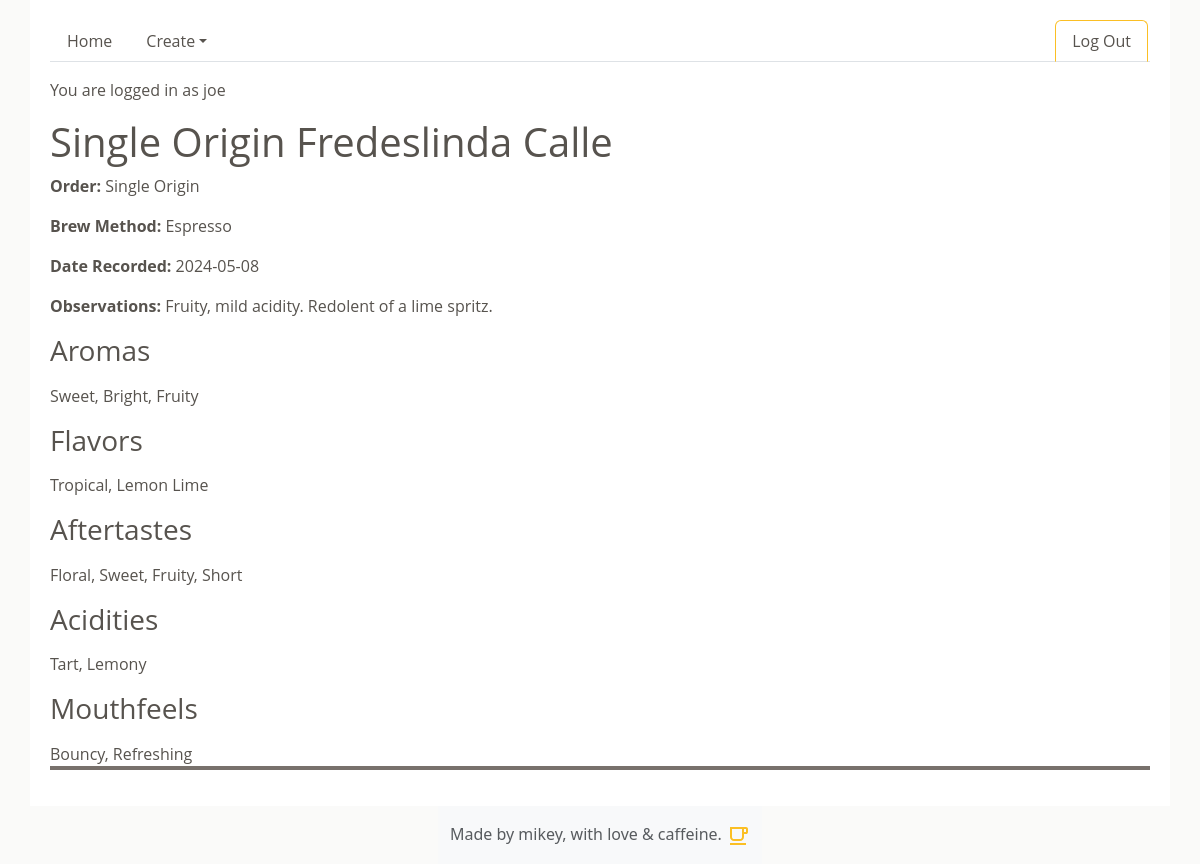
The page /note/3 (signed in) on the database its author committed.
### ch_100_app/models.py (models this page shows, shortened)
class User(UserMixin, db.Model):
    id = db.Column(db.Integer, primary_key=True)
    username = db.Column(db.String(80), nullable=False, unique=True)
    password = db.Column(db.String(80), nullable=False)

class Note(db.Model):
    id = db.Column(db.Integer, primary_key=True)
    bean_id = db.Column(db.Integer, db.ForeignKey("bean.id"), nullable=False)
    created_by_id = db.Column(db.Integer, db.ForeignKey("user.id"), nullable=False)
    order = db.Column(db.Enum(OrderCategory), default=OrderCategory.SINGLE_ORIGIN)
    brew_method = db.Column(db.Enum(BrewMethod), default=BrewMethod.DRIP)
    date_recorded = db.Column(db.Date, default=datetime.utcnow)
    observations = db.Column(db.Text, nullable=False)
    bean = db.relationship("Bean", back_populates="notes")
    created_by = db.relationship("User")
    aromas = db.relationship(
        "Aroma", secondary=note_aroma, backref=db.backref("notes", lazy="dynamic")
    )
    flavors = db.relationship(
        "Flavor", secondary=note_flavor, backref=db.backref("notes", lazy="dynamic")
    )
    aftertastes = db.relationship(
        "Aftertaste",
        secondary=note_aftertaste,
        backref=db.backref("notes", lazy="dynamic"),
    )
    acidities = db.relationship(
        "Acidity", secondary=note_acidity, backref=db.backref("notes", lazy="dynamic")
    )
    mouthfeels = db.relationship(
        "Mouthfeel",
        secondary=note_mouthfeel,
        backref=db.backref("notes", lazy="dynamic"),
    )

class Bean(db.Model):
    id = db.Column(db.Integer, primary_key=True)
    name = db.Column(db.String(60), nullable=False)
    origin = db.Column(db.String(100), nullable=False)
    cultivar = db.Column(db.String(60))
    wash_process = db.Column(db.Enum(WashProcess), nullable=False)
    roast_level = db.Column(db.Enum(RoastLevel), nullable=False)
    created_by_id = db.Column(db.Integer, db.ForeignKey("user.id"), nullable=False)
    notes = db.relationship("Note", back_populates="bean")
    created_by = db.relationship("User")

### ch_100_app/main/routes.py (the view)
@main.route("/note/<note_id>", methods=["GET", "POST"])
@login_required
def note_detail(note_id):
    note = Note.query.get(note_id)
    return render_template("note_detail.html", note=note)

### ch_100_app/extensions.py (called while the page is built)
@login_manager.user_loader
def load_user(user_id):
    return User.query.get(user_id)

### ch_100_app/utils.py (called while the page is built)
    def __str__(self):
        return str(self.value)

### ch_100_app/templates/note_detail.html
{% extends 'base.html' %} {% block content %}
<h1>{{ note.order}} {{ note.bean.name }}</h1>
<p><strong>Order:</strong> {{ note.order }}</p>
<p><strong>Brew Method:</strong> {{ note.brew_method }}</p>
<p><strong>Date Recorded:</strong> {{ note.date_recorded }}</p>
<p><strong>Observations:</strong> {{ note.observations }}</p>
<div class="bean_detail_order">
  <div>
    <h3>Aromas</h3>
    {% set aroma_names = [] %} {% for aroma in note.aromas %} {% set _
    = aroma_names.append(aroma.name) %} {% endfor %} {{
    aroma_names|join(', ') }}
    <h3>Flavors</h3>
    {% set flavor_names = [] %} {% for flavor in note.flavors %} {%
    set _ = flavor_names.append(flavor.name) %} {% endfor %} {{
    flavor_names|join(', ') }}
    <h3>Aftertastes</h3>
    {% set aftertaste_names = [] %} {% for aftertaste in
    note.aftertastes %} {% set _ =
    aftertaste_names.append(aftertaste.name) %} {% endfor %} {{
    aftertaste_names|join(', ') }}
    <h3>Acidities</h3>
    {% set acidity_names = [] %} {% for acidity in note.acidities %}
    {% set _ = acidity_names.append(acidity.name) %} {% endfor %} {{
    acidity_names|join(', ') }}
    <h3>Mouthfeels</h3>
    {% set mouthfeel_names = [] %} {% for mouthfeel in note.mouthfeels
    %} {% set _ = mouthfeel_names.append(mouthfeel.name) %} {% endfor
    %} {{ mouthfeel_names|join(', ') }}
  </div>
</div>
{% endblock %}

### ch_100_app/templates/base.html (shortened to what this page needs)
<!DOCTYPE html>
<html lang="en">
  <head>
    <link
      href="https://cdn.jsdelivr.net/npm/bootstrap@5.3.3/dist/css/bootstrap.min.css"
      rel="stylesheet"
    />
    <link rel="stylesheet" href="/static/style.css" />
  </head>
  <body>
    <div id="base-content">
      <ul class="nav nav-tabs">
        <li>
          <a class="nav-link" href="/">Home</a>
        </li>
        {% if current_user.is_authenticated %}
        <li class="nav-item dropdown">
          <a
            class="nav-link dropdown-toggle"
            data-bs-toggle="dropdown"
            href="#"
            role="button"
            aria-expanded="false"
            >Create</a
          >
        </li>
        <li class="nav-item ms-auto">
          <a id="nav-logout" class="nav-link" href="/logout"
            >Log Out</a
          >
        </li>
        {% endif %}
      </ul>
       {% if current_user.is_authenticated %}
      <p>You are logged in as {{ current_user.username }}</p>
      {% endif %} {% block content %} {% endblock %}
    </div>
  </body>
  <footer class="footer mt-auto py-3 bg-body-tertiary">
    <div class="container">
      <span class="text-body-secondary"
        >Made by mikey, with love & caffeine.
      </span>
    </div>
  </footer>
</html>

### ch_100_app/static/style.css (style rules this page uses)
html { height: 100%; }
body { display: flex; flex-direction: column; align-items: center; background-color: #fafaf9; min-height: 100%; }
#base-content { font-family: 'Open Sans', sans-serif; color: #57534e; width: 95%; background-color: white; padding: 20px; height: 100%; flex: 1; }
.nav { margin-bottom: 1rem; }
.nav-link { color: #57534e; }
.bean_detail_order { border-bottom: 0.25rem solid #78716c; margin: 1rem 0px; }
h3 { margin: 1rem 0px; }
footer { flex-shrink: 0; }
#nav-signup, #nav-login, #nav-logout { margin-right: 2px; border-left: 1px solid #fbbf24; border-top: 1px solid #fbbf24; border-right: 1px solid #fbbf24; }

### rows shown on the page
User: username "joe"
Note: order "Single Origin", brew_method "Espresso", date_recorded "2024-05-08", observations "Fruity, mild acidity. Redolent of a lime spritz."
Bean: bean.name "Fredeslinda Calle"

### other values the page prints
{{ aroma_names|join(', ') }} "Sweet, Bright, Fruity"
{{ flavor_names|join(', ') }} "Tropical, Lemon Lime"
{{ aftertaste_names|join(', ') }} "Floral, Sweet, Fruity, Short"
{{ acidity_names|join(', ') }} "Tart, Lemony"
{{ mouthfeel_names|join(', ') }} "Bouncy, Refreshing"
